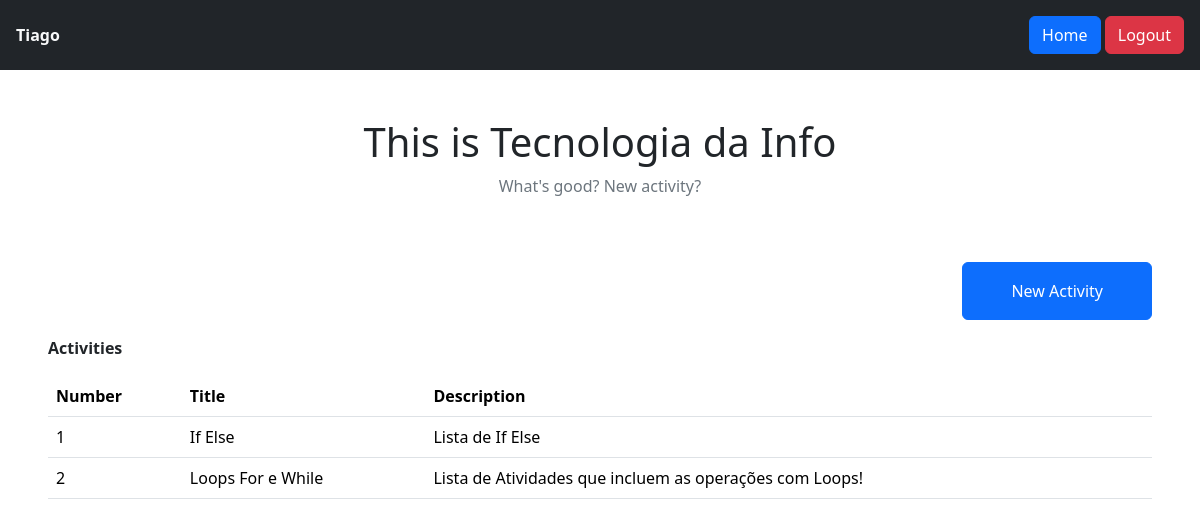
Screenshot of /view/class/2 (signed in) with the database file from the repository.
### app/models.py (models this page shows)
class User(db.Model, UserMixin):
    id = db.Column(db.Integer, primary_key=True)
    name = db.Column(db.String(150), nullable=False)
    email = db.Column(db.String(150), unique=True, nullable=False)
    password = db.Column(db.String(200), nullable=False)

class Class(db.Model):
    id = db.Column(db.Integer, primary_key=True)
    name = db.Column(db.String(150), unique=True, nullable=False)
    teacher_id = db.Column(db.Integer, db.ForeignKey('user.id'), nullable=False, default=User.id)

class Activities(db.Model):
    id = db.Column(db.Integer, primary_key=True)
    title = db.Column(db.String(150), nullable=False)
    description = db.Column(db.Text, nullable=True)
    date = db.Column(db.DateTime, nullable=False, default=datetime.now)
    class_id = db.Column(db.Integer, db.ForeignKey('class.id'), nullable=False)

### app/views.py (the view)
@app.route('/view/class/<int:id>', methods=['GET', 'POST'])
@login_required
def classPage(id):
    classroom = Class.query.get(id)
    data = Activities.query.filter_by(class_id=id)
    activities = {'data' : data.all()}
    return render_template('class_page.html', classroom=classroom, activities=activities)

### app/models.py (called while the page is built)
@login_manager.user_loader
def load_user(user_id):
    return User.query.get(int(user_id))

### app/templates/class_page.html
{% extends 'base.html' %}
{% block content %}
<section class="mt-5">
    <div class="d-flex flex-column align-items-center">
        <h1>This is {{ classroom.name }}</h1>
        <p class="text-secondary">What's good? New activity?</p>
    </div>
    <div class="d-flex justify-content-end">
        <a href="{{ url_for('signActivity', id=classroom.id) }}" class="btn btn-primary px-5 py-3 mx-5 mt-5">New Activity</a>
    </div>
    <div class="px-5 py-3">
        <p class="fw-bold">Activities</p>
        <table class="table">
            <thead>
                <th class="fw-bold">Number</th>
                <th class="fw-bold">Title</th>
                <th class="fw-bold">Description</th>
            </thead>
            <tbody>
                {% for i in activities['data'] %}
                <tr>
                    <td>{{ i.id }}</td>
                    <td>{{ i.title }}</td>
                    <td>{{ i.description }}</td>
                </tr>
                {% endfor %}
            </tbody>
        </table>
    </div>
</section>
{% endblock %}

### app/templates/base.html (shortened to what this page needs)
{% block documentheader %}
<!DOCTYPE html>
<html lang="en">
<head>
    <link href="https://cdn.jsdelivr.net/npm/bootstrap@5.3.8/dist/css/bootstrap.min.css" rel="stylesheet">
</head>
<body>
    {% if current_user.is_authenticated %}
        <section class="d-flex bg-dark justify-content-between p-3 align-items-center">
            <div>
                <span class="text-light fw-bold">{{ current_user.name }}</span>
            </div>
            <div>
                <a href="{{ url_for('home') }}" class="btn btn-primary">Home</a>
                <a href="{{ url_for('logout') }}" class="btn btn-danger">Logout</a>
            </div>
        </section>
    {% endif %}
    {% block content %}{% endblock %}
</body>
</html>
{% endblock %}

### rows the page displays
User: name "Tiago"
Class: name "Tecnologia da Info"
Activities: id "1", title "If Else", description "Lista de If Else"
Activities: id "2", title "Loops For e While", description "Lista de Atividades que incluem as operações com Loops!"
